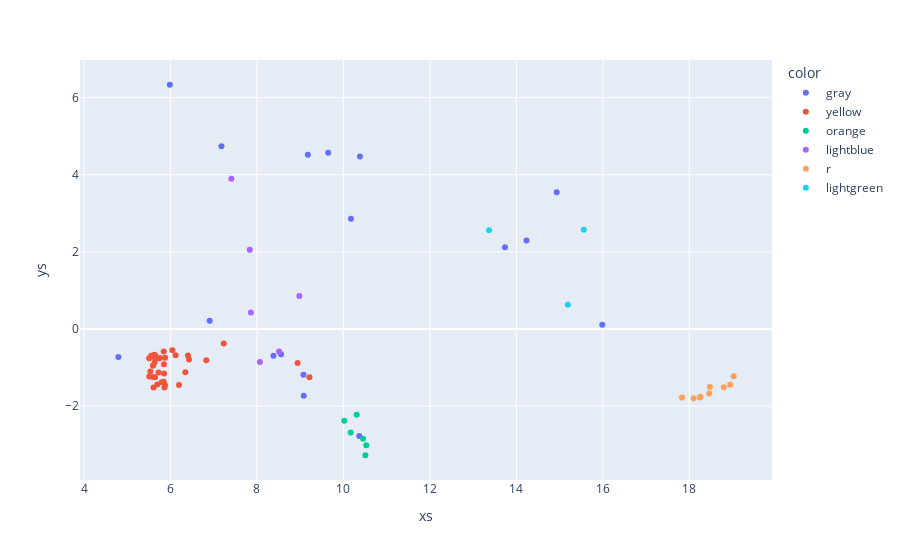

The cell this chart's notebook holds for it:
### Code cell
%matplotlib notebook
import pandas as pd
colors = ['r', 'lightgreen', 'lightblue', 'yellow', 'orange', 'magenta', 'cyan', 'pink', 'k', 'gray']
fig = px.scatter()
dct = {"xs": [], "ys" : [], "zs" : [], "ind" : [], "cluster" : [], "color" : []}
for i, lbl in enumerate(lbls):
    dct["xs"].append(feature_mat_reduced[i, 0])
    dct["ys"].append(feature_mat_reduced[i, 1])
    dct["zs"].append(feature_mat_reduced[i, 2])
    dct["ind"].append(inds_fr[i])
    dct["cluster"].append(lbl)
    dct["color"].append(colors[lbl])
df = pd.DataFrame(dct)

fig = px.scatter(df, x="xs", y='ys', color='color', hover_data=["cluster", "ind"])
fig.update_layout(
    hoverlabel={
        "bgcolor":"white",
        "font_size":16,
        "font_family":"Rockwell"}
)
fig.show()

### Figure 1 — Plotly figure (JSON) as saved in the notebook; plotly's stock layout.template omitted (floating-point values rounded to 4 significant figures)
{"data": [{"customdata": [[-1, 0], [-1, 22], [-1, 23], [-1, 25], [-1, 60], [-1, 61], [-1, 66], [-1, 67], [-1, 68], [-1, 76], [-1, 77], [-1, 85], [-1, 86], [-1, 89], [-1, 90], [-1, 91], [-1, 93]], "hovertemplate": "color=gray<br>xs=%{x}<br>ys=%{y}<br>cluster=%{customdata[0]}<br>ind=%{customdata[1]}<extra></extra>", "legendgroup": "gray", "marker": {"color": "#636efa", "symbol": "circle"}, "mode": "markers", "name": "gray", "orientation": "v", "showlegend": true, "type": "scatter", "x": [8.556, 7.178, 5.983, 6.905, 9.074, 4.793, 8.38, 9.082, 10.37, 10.17, 15.99, 9.646, 14.93, 13.74, 9.176, 10.38, 14.23], "xaxis": "x", "y": [-0.6564, 4.736, 6.331, 0.2151, -1.185, -0.7224, -0.69, -1.731, -2.775, 2.859, 0.1134, 4.567, 3.542, 2.118, 4.519, 4.469, 2.296], "yaxis": "y"}, {"customdata": [[3, 1], [3, 3], [3, 4], [3, 5], [3, 6], [3, 10], [3, 11], [3, 14], [3, 15], [3, 16], [3, 17], [3, 18], [3, 19], [3, 20], [3, 26], [3, 28], [3, 40], [3, 41], [3, 42], [3, 44], [3, 48], [3, 50], [3, 51], [3, 52], [3, 53], [3, 54], [3, 56], [3, 58], [3, 63], [3, 64], [3, 65], [3, 70], [3, 71], [3, 73]], "hovertemplate": "color=yellow<br>xs=%{x}<br>ys=%{y}<br>cluster=%{customdata[0]}<br>ind=%{customdata[1]}<extra></extra>", "legendgroup": "yellow", "marker": {"color": "#EF553B", "symbol": "circle"}, "mode": "markers", "name": "yellow", "orientation": "v", "showlegend": true, "type": "scatter", "x": [5.642, 5.873, 6.427, 5.644, 5.723, 5.694, 5.622, 5.797, 8.939, 6.404, 5.875, 6.343, 5.842, 5.627, 5.755, 5.533, 9.213, 5.623, 6.196, 5.851, 6.043, 5.505, 5.709, 5.846, 6.118, 5.551, 5.841, 5.858, 5.594, 6.827, 5.606, 7.231, 5.507, 5.594], "xaxis": "x", "y": [-1.254, -1.46, -0.7909, -0.6786, -1.128, -1.438, -0.7291, -1.378, -0.8826, -0.6835, -0.7431, -1.12, -0.5842, -0.8766, -0.753, -1.102, -1.252, -0.6701, -1.45, -1.152, -0.5506, -0.7605, -0.767, -0.9104, -0.6806, -0.6949, -1.364, -1.518, -0.9498, -0.8088, -1.514, -0.3725, -1.234, -1.247], "yaxis": "y"}, {"customdata": [[4, 2], [4, 9], [4, 30], [4, 32], [4, 33], [4, 38]], "hovertemplate": "color=orange<br>xs=%{x}<br>ys=%{y}<br>cluster=%{customdata[0]}<br>ind=%{customdata[1]}<extra></extra>", "legendgroup": "orange", "marker": {"color": "#00cc96", "symbol": "circle"}, "mode": "markers", "name": "orange", "orientation": "v", "showlegend": true, "type": "scatter", "x": [10.51, 10.45, 10.53, 10.02, 10.31, 10.17], "xaxis": "x", "y": [-3.272, -2.846, -3.014, -2.38, -2.222, -2.682], "yaxis": "y"}, {"customdata": [[2, 7], [2, 13], [2, 45], [2, 55], [2, 62], [2, 72]], "hovertemplate": "color=lightblue<br>xs=%{x}<br>ys=%{y}<br>cluster=%{customdata[0]}<br>ind=%{customdata[1]}<extra></extra>", "legendgroup": "lightblue", "marker": {"color": "#ab63fa", "symbol": "circle"}, "mode": "markers", "name": "lightblue", "orientation": "v", "showlegend": true, "type": "scatter", "x": [7.833, 8.067, 7.859, 8.509, 8.979, 7.407], "xaxis": "x", "y": [2.056, -0.8567, 0.4281, -0.585, 0.8576, 3.895], "yaxis": "y"}, {"customdata": [[0, 74], [0, 75], [0, 79], [0, 80], [0, 82], [0, 83], [0, 84], [0, 87], [0, 88]], "hovertemplate": "color=r<br>xs=%{x}<br>ys=%{y}<br>cluster=%{customdata[0]}<br>ind=%{customdata[1]}<extra></extra>", "legendgroup": "r", "marker": {"color": "#FFA15A", "symbol": "circle"}, "mode": "markers", "name": "r", "orientation": "v", "showlegend": true, "type": "scatter", "x": [18.1, 18.25, 18.94, 18.48, 19.03, 18.25, 18.46, 18.8, 17.83], "xaxis": "x", "y": [-1.795, -1.758, -1.444, -1.503, -1.227, -1.773, -1.671, -1.509, -1.772], "yaxis": "y"}, {"customdata": [[1, 78], [1, 81], [1, 92]], "hovertemplate": "color=lightgreen<br>xs=%{x}<br>ys=%{y}<br>cluster=%{customdata[0]}<br>ind=%{customdata[1]}<extra></extra>", "legendgroup": "lightgreen", "marker": {"color": "#19d3f3", "symbol": "circle"}, "mode": "markers", "name": "lightgreen", "orientation": "v", "showlegend": true, "type": "scatter", "x": [15.19, 15.56, 13.37], "xaxis": "x", "y": [0.6272, 2.57, 2.561], "yaxis": "y"}], "layout": {"hoverlabel": {"bgcolor": "white", "font": {"family": "Rockwell", "size": 16}}, "legend": {"title": {"text": "color"}, "tracegroupgap": 0}, "margin": {"t": 60}, "xaxis": {"anchor": "y", "domain": [0, 1], "title": {"text": "xs"}}, "yaxis": {"anchor": "x", "domain": [0, 1], "title": {"text": "ys"}}}}
